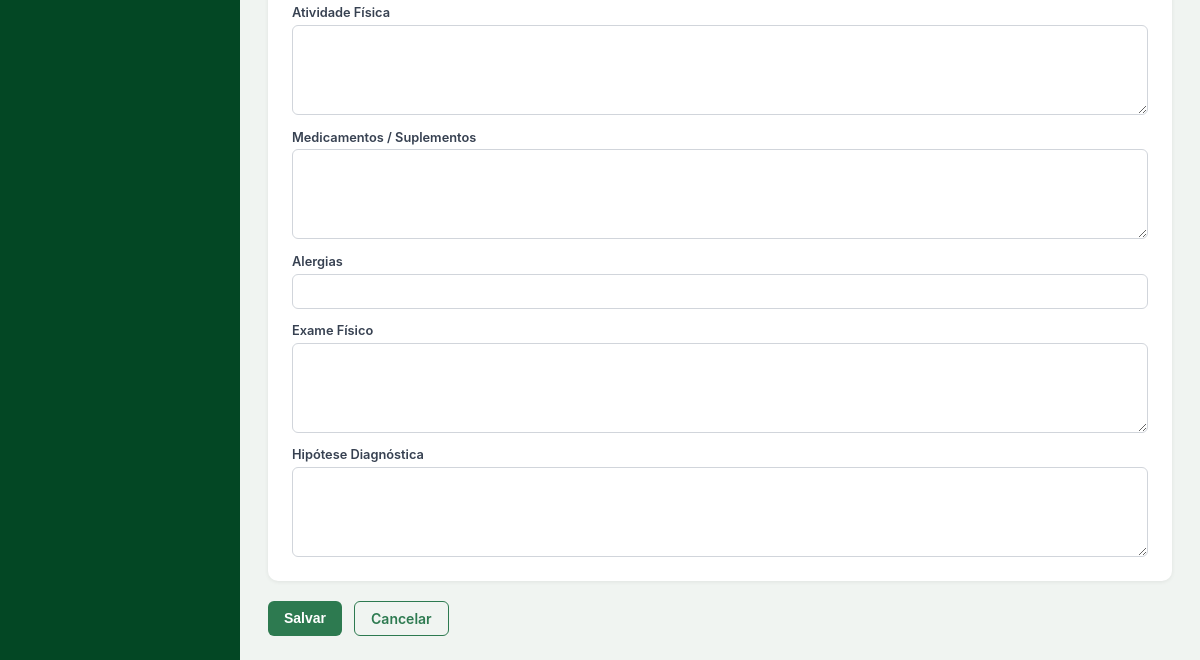
The app's page /paciente_novo.php (lower part), older data.
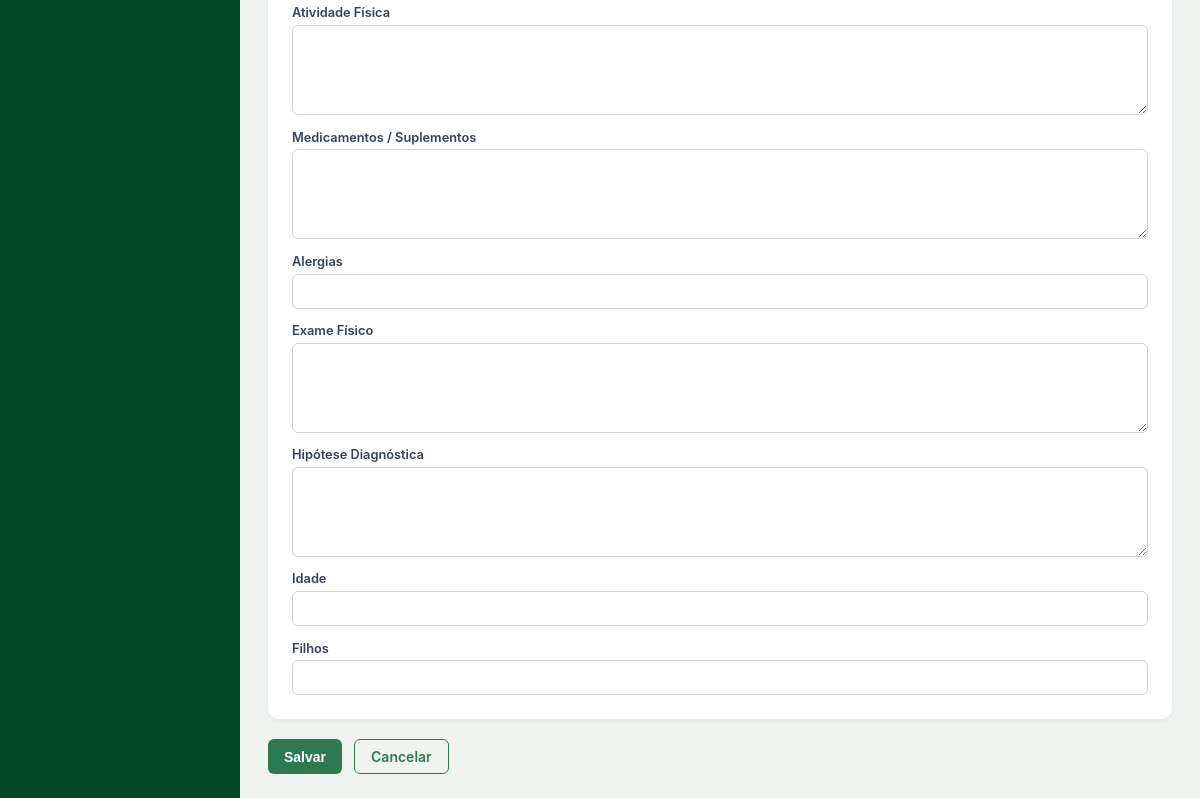
The same page, newer data.
### tables this page shows
CREATE TABLE `campos_anamnese` (
  `id` int(11) NOT NULL,
  `nome` varchar(100) NOT NULL,
  `label` varchar(100) NOT NULL,
  `tipo` enum('textarea','text','select') DEFAULT 'textarea',
  `opcoes` text DEFAULT NULL,
  `obrigatorio` tinyint(1) DEFAULT 0,
  `ativo` tinyint(1) DEFAULT 1,
  `ordem` int(11) DEFAULT 0
);

### config.php (called while the page is built, shortened)
<?php
function sanitize(string $s): string {
    return htmlspecialchars(trim($s), ENT_QUOTES, 'UTF-8');
}

### paciente_novo.php (the view, shortened to what this page needs)
<?php
require 'config.php';
$db  = db();
$id  = (int)($_GET['id'] ?? 0);
$editing = $id > 0;
$anamnese  = [];
$campos    = $db->query("SELECT * FROM campos_anamnese WHERE ativo = 1 ORDER BY ordem ASC")->fetchAll();
include 'includes/header.php';
?>
<form method="post">
    <div class="card">
        <?php if (empty($campos)): ?>
            <p>Nenhum campo configurado.</p>
        <?php else: ?>
            <div class="form-grid form-grid-1">
                <?php foreach ($campos as $campo): ?>
                    <div class="form-group">
                        <label><?= sanitize($campo['label']) ?></label>
                        <?php $val = sanitize($anamnese[$campo['nome']] ?? ''); ?>
                        <?php if ($campo['tipo'] === 'textarea'): ?>
                            <textarea name="anamnese_<?= $campo['nome'] ?>"><?= $val ?></textarea>
                        <?php else: ?>
                            <input type="text" name="anamnese_<?= $campo['nome'] ?>" value="<?= $val ?>">
                        <?php endif; ?>
                    </div>
                <?php endforeach; ?>
            </div>
        <?php endif; ?>
    </div>
    <div class="form-actions">
        <button type="submit" class="btn btn-primary">Salvar</button>
        <a href="<?= $editing ? 'paciente_ver.php?id='.$id : 'pacientes.php' ?>" class="btn btn-outline">Cancelar</a>
    </div>
</form>
<?php include 'includes/footer.php'; ?>

Row changes from the older to the newer data that the page shows:
added campos_anamnese: label "Idade"
added campos_anamnese: label "Filhos"
